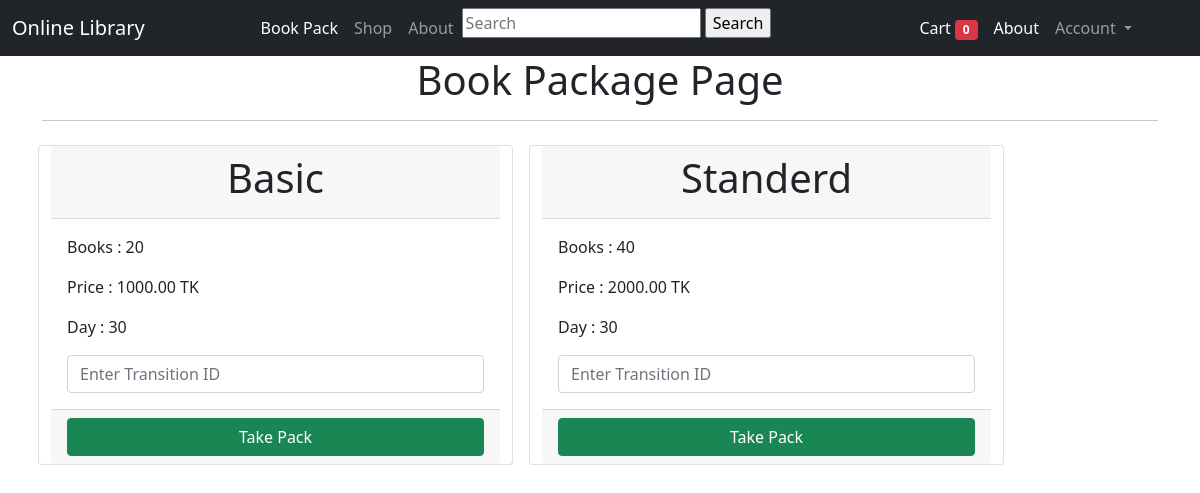
The page / on the database its author committed.
### Library/models.py (models this page shows, shortened)
class Book_package(models.Model):
    pack_name = models.CharField(max_length=100)
    max_book = models.IntegerField()
    price = models.DecimalField(max_digits=6,decimal_places=2)
    create_date = models.DateTimeField(auto_now_add=True)

### Library/views.py (the view)
# urls.py: path('',Index.as_view(),name='home'),
class Index(View):
    def get(self,request):
        all_pack = Book_package.objects.all()
        context = {
            'book_pack':all_pack,
        }
        return render(request,'index.html',context)

### templates/index.html (shortened to what this page needs)
{% extends 'base.html' %}
{% block content %}
<div class="container">
<h1 class='text-center'>Book Package Page</h1> <hr>
<div class="row">
    {% for pack in book_pack %}
        <div class="card col-md-5 m-2 ">
            <div class="card-header text-center">
                <h1>{{pack.pack_name}}</h1>
            </div>
            <div class="card-body">
                <p class="card-text">Books : {{pack.max_book}}</p>
                <p class="card-text">Price : {{pack.price }} TK</p>
                <p class="card-text">Day : 30</p>
                <form action="{% url 'mypack' %}" class="form-group" method="POST">
                    <input type="text" class="form-control" name = "traxid" placeholder="Enter Transition ID" required>
                </div>
                <div class="card-footer">
                    <input type="submit" class="btn btn-success w-100" value="Take Pack">
            </div>
        </div>
    {% endfor %}
</div>
</div>
{% endblock content %}

### rows shown on the page
Book_package: pack_name "Basic", max_book "20", price "1000.00"
Book_package: pack_name "Standerd", max_book "40", price "2000.00"
